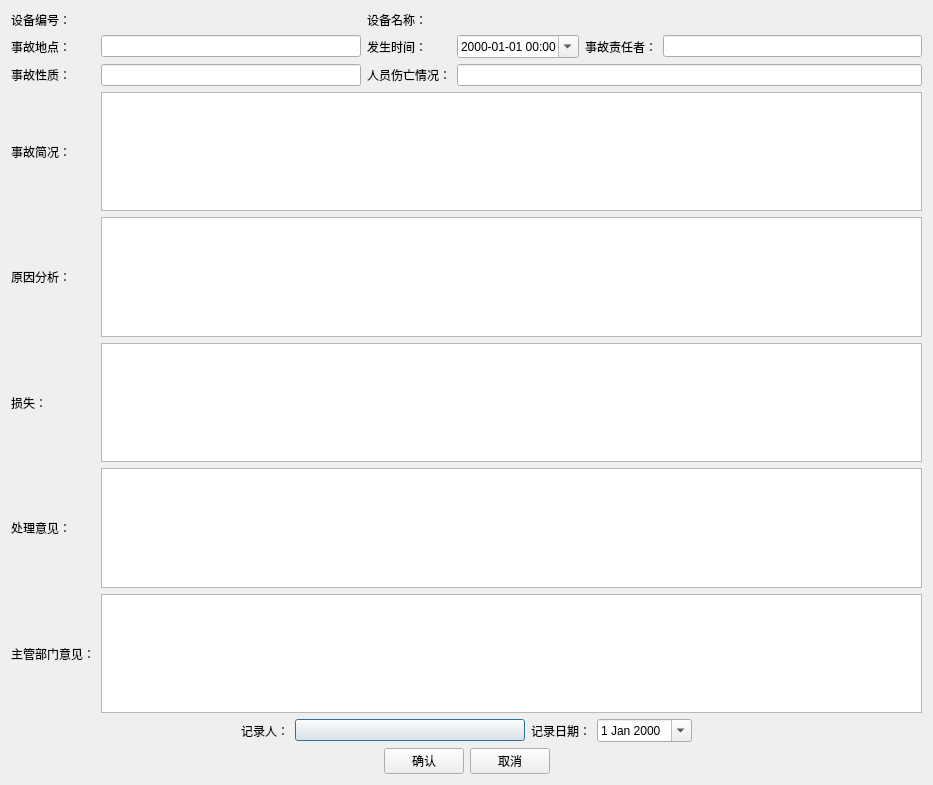
<?xml version="1.0" encoding="UTF-8"?>
<ui version="4.0">
 <class>Dialog</class>
 <widget class="QDialog" name="Dialog">
  <property name="geometry">
   <rect>
    <x>0</x>
    <y>0</y>
    <width>933</width>
    <height>785</height>
   </rect>
  </property>
  <property name="windowTitle">
   <string>编辑维修记录</string>
  </property>
  <layout class="QGridLayout" name="gridLayout">
   <item row="0" column="1">
    <widget class="QLabel" name="label_eqno">
     <property name="text">
      <string/>
     </property>
    </widget>
   </item>
   <item row="2" column="5">
    <widget class="QLineEdit" name="lineEdit_factormen"/>
   </item>
   <item row="5" column="0">
    <widget class="QLabel" name="label_6">
     <property name="text">
      <string>原因分析：</string>
     </property>
    </widget>
   </item>
   <item row="0" column="0">
    <widget class="QLabel" name="label">
     <property name="text">
      <string>设备编号：</string>
     </property>
    </widget>
   </item>
   <item row="2" column="4">
    <widget class="QLabel" name="label_9">
     <property name="text">
      <string>事故责任者：</string>
     </property>
    </widget>
   </item>
   <item row="2" column="0">
    <widget class="QLabel" name="label_3">
     <property name="text">
      <string>事故地点：</string>
     </property>
    </widget>
   </item>
   <item row="3" column="0">
    <widget class="QLabel" name="label_5">
     <property name="text">
      <string>事故性质：</string>
     </property>
    </widget>
   </item>
   <item row="4" column="0">
    <widget class="QLabel" name="label_4">
     <property name="text">
      <string>事故简况：</string>
     </property>
    </widget>
   </item>
   <item row="0" column="2">
    <widget class="QLabel" name="label_2">
     <property name="text">
      <string>设备名称：</string>
     </property>
    </widget>
   </item>
   <item row="2" column="1">
    <widget class="QLineEdit" name="lineEdit_place"/>
   </item>
   <item row="0" column="3">
    <widget class="QLabel" name="label_eqname">
     <property name="text">
      <string/>
     </property>
    </widget>
   </item>
   <item row="2" column="2">
    <widget class="QLabel" name="label_8">
     <property name="text">
      <string>发生时间：</string>
     </property>
    </widget>
   </item>
   <item row="2" column="3">
    <widget class="QDateTimeEdit" name="dateTimeEdit_occurdate">
     <property name="displayFormat">
      <string>yyyy-MM-dd HH:mm</string>
     </property>
     <property name="calendarPopup">
      <bool>true</bool>
     </property>
    </widget>
   </item>
   <item row="7" column="0">
    <widget class="QLabel" name="label_13">
     <property name="text">
      <string>处理意见：</string>
     </property>
    </widget>
   </item>
   <item row="3" column="2">
    <widget class="QLabel" name="label_11">
     <property name="text">
      <string>人员伤亡情况：</string>
     </property>
    </widget>
   </item>
   <item row="6" column="0">
    <widget class="QLabel" name="label_12">
     <property name="text">
      <string>损失：</string>
     </property>
    </widget>
   </item>
   <item row="3" column="1">
    <widget class="QLineEdit" name="lineEdit_kind"/>
   </item>
   <item row="4" column="1" colspan="5">
    <widget class="QPlainTextEdit" name="plainTextEdit_brief"/>
   </item>
   <item row="5" column="1" colspan="5">
    <widget class="QPlainTextEdit" name="plainTextEdit_reason"/>
   </item>
   <item row="8" column="0">
    <widget class="QLabel" name="label_14">
     <property name="text">
      <string>主管部门意见：</string>
     </property>
    </widget>
   </item>
   <item row="9" column="0" colspan="6">
    <layout class="QHBoxLayout" name="horizontalLayout_2">
     <item>
      <spacer name="horizontalSpacer_3">
       <property name="orientation">
        <enum>Qt::Horizontal</enum>
       </property>
       <property name="sizeHint" stdset="0">
        <size>
         <width>40</width>
         <height>20</height>
        </size>
       </property>
      </spacer>
     </item>
     <item>
      <widget class="QLabel" name="label_7">
       <property name="text">
        <string>记录人：</string>
       </property>
      </widget>
     </item>
     <item>
      <widget class="SignButton" name="pushButton_filler">
       <property name="sizePolicy">
        <sizepolicy hsizetype="Expanding" vsizetype="Fixed">
         <horstretch>0</horstretch>
         <verstretch>0</verstretch>
        </sizepolicy>
       </property>
       <property name="text">
        <string/>
       </property>
      </widget>
     </item>
     <item>
      <widget class="QLabel" name="label_10">
       <property name="text">
        <string>记录日期：</string>
       </property>
       <property name="alignment">
        <set>Qt::AlignRight|Qt::AlignTrailing|Qt::AlignVCenter</set>
       </property>
      </widget>
     </item>
     <item>
      <widget class="QDateEdit" name="dateEdit_filldate">
       <property name="calendarPopup">
        <bool>true</bool>
       </property>
      </widget>
     </item>
     <item>
      <spacer name="horizontalSpacer_4">
       <property name="orientation">
        <enum>Qt::Horizontal</enum>
       </property>
       <property name="sizeHint" stdset="0">
        <size>
         <width>40</width>
         <height>20</height>
        </size>
       </property>
      </spacer>
     </item>
    </layout>
   </item>
   <item row="12" column="0" colspan="6">
    <layout class="QHBoxLayout" name="horizontalLayout">
     <item>
      <spacer name="horizontalSpacer">
       <property name="orientation">
        <enum>Qt::Horizontal</enum>
       </property>
       <property name="sizeHint" stdset="0">
        <size>
         <width>40</width>
         <height>20</height>
        </size>
       </property>
      </spacer>
     </item>
     <item>
      <widget class="QPushButton" name="pushButton_accept">
       <property name="text">
        <string>确认</string>
       </property>
      </widget>
     </item>
     <item>
      <widget class="QPushButton" name="pushButton_cancel">
       <property name="text">
        <string>取消</string>
       </property>
      </widget>
     </item>
     <item>
      <spacer name="horizontalSpacer_2">
       <property name="orientation">
        <enum>Qt::Horizontal</enum>
       </property>
       <property name="sizeHint" stdset="0">
        <size>
         <width>40</width>
         <height>20</height>
        </size>
       </property>
      </spacer>
     </item>
    </layout>
   </item>
   <item row="7" column="1" colspan="5">
    <widget class="QPlainTextEdit" name="plainTextEdit_treatadvice"/>
   </item>
   <item row="6" column="1" colspan="5">
    <widget class="QPlainTextEdit" name="plainTextEdit_loss"/>
   </item>
   <item row="8" column="1" colspan="5">
    <widget class="QPlainTextEdit" name="plainTextEdit_chargeradvice"/>
   </item>
   <item row="3" column="3" colspan="3">
    <widget class="QLineEdit" name="lineEdit_injury"/>
   </item>
  </layout>
 </widget>
 <customwidgets>
  <customwidget>
   <class>SignButton</class>
   <extends>QPushButton</extends>
   <header>lib.sign.signbutton.h</header>
  </customwidget>
 </customwidgets>
 <tabstops>
  <tabstop>lineEdit_place</tabstop>
  <tabstop>dateTimeEdit_occurdate</tabstop>
  <tabstop>lineEdit_factormen</tabstop>
  <tabstop>lineEdit_kind</tabstop>
  <tabstop>lineEdit_injury</tabstop>
  <tabstop>plainTextEdit_brief</tabstop>
  <tabstop>plainTextEdit_reason</tabstop>
  <tabstop>plainTextEdit_loss</tabstop>
  <tabstop>plainTextEdit_treatadvice</tabstop>
  <tabstop>plainTextEdit_chargeradvice</tabstop>
  <tabstop>pushButton_filler</tabstop>
  <tabstop>dateEdit_filldate</tabstop>
  <tabstop>pushButton_accept</tabstop>
  <tabstop>pushButton_cancel</tabstop>
 </tabstops>
 <resources/>
 <connections/>
</ui>
